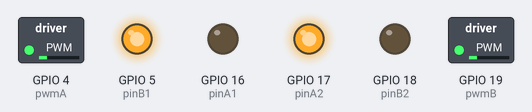
Recording of a sketch running on a simulated ESP32. Shown: switched loads named in the sketch (green lamp = pin HIGH), output pins drawn as LEDs (lit = HIGH).

Above: at 0.05 s.
At 19.95 s:
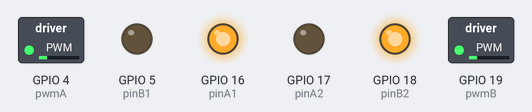
At 29.95 s:
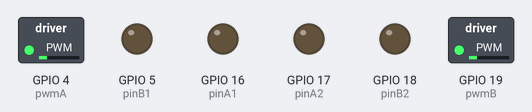
At 39.95 s:
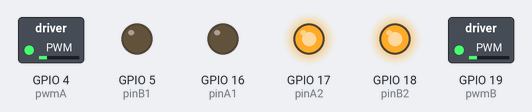
Timing chart, 0 to 57.5 s (numbered marks = the images above):
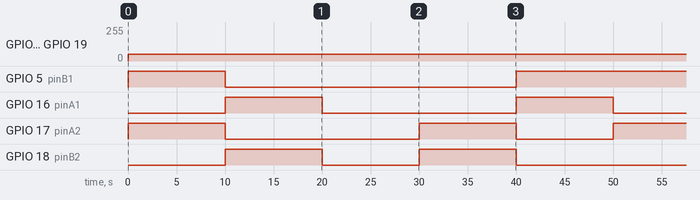

Measured:
- by itself, GPIO 4 (pwmA), GPIO 19 (pwmB): 0/255 → 50/255 at 0.00 s
- by itself, GPIO 5 (pinB1): repeats every 50.0 s: LOW 30.0 s, HIGH 20.0 s
- by itself, GPIO 16 (pinA1), GPIO 17 (pinA2): repeats every 50.0 s: LOW 20.0 s, HIGH 10.0 s, LOW 10.0 s, HIGH 10.0 s
- by itself, GPIO 18 (pinB2): repeats every 50.0 s: LOW 10.0 s, HIGH 10.0 s, LOW 20.0 s, HIGH 10.0 s

The sketch:

clase_motores.ino
```cpp
#include "variable.h"

void setup() {
  motorSetup();
}

void loop() {
  motor(50, 50);
  delay(10000);
  atras(50, 50);
  delay(10000);
  parar(50, 50);
  delay(10000);
  iz(50, 50);
  delay(10000);
  de(50, 50);
  delay(10000);
}
```

motores.ino
```cpp
void motorSetup() {
  pinMode(pinA1, OUTPUT);
  pinMode(pinA2, OUTPUT);
  pinMode(pinB1, OUTPUT);
  pinMode(pinB2, OUTPUT);
  ledcSetup(1, frecuencia, resolucion);
  ledcAttachPin(pwmA, 1);
  ledcSetup(2, frecuencia, resolucion);
  ledcAttachPin(pwmB, 2);
}
void motor(int veliz, int velde) {
  digitalWrite(pinA1, LOW);
  digitalWrite(pinA2, HIGH);
  digitalWrite(pinB1, HIGH);
  digitalWrite(pinB2, LOW);
  ledcWrite(1, veliz);
  ledcWrite(2, velde);
}
void atras(int veliz, int velde) {
  digitalWrite(pinA1, HIGH);
  digitalWrite(pinA2, LOW);
  digitalWrite(pinB1, LOW);
  digitalWrite(pinB2, HIGH);
  ledcWrite(1, veliz);
  ledcWrite(2, velde);
}
void parar(int veliz, int velde) {
  digitalWrite(pinA1, LOW);
  digitalWrite(pinA2, LOW);
  digitalWrite(pinB1, LOW);
  digitalWrite(pinB2, LOW);
  ledcWrite(1, veliz);
  ledcWrite(2, velde);
}
void de(int veliz, int velde) {
  digitalWrite(pinA1, HIGH);
  digitalWrite(pinA2, LOW);
  digitalWrite(pinB1, HIGH);
  digitalWrite(pinB2, LOW);
  ledcWrite(1, veliz);
  ledcWrite(2, velde);
}
void iz(int veliz, int velde) {
  digitalWrite(pinA1, LOW);
  digitalWrite(pinA2, HIGH);
  digitalWrite(pinB1, LOW);
  digitalWrite(pinB2, HIGH);
  ledcWrite(1, veliz);
  ledcWrite(2, velde);
}
```

variable.h
```cpp
const int frecuencia = 5000;
const int resolucion = 8;

//pines motor
#define pinA1 16 //7 16
#define pinA2 17 //8 17
#define pwmA 4 //6 4

#define pinB1 5 //9 5
#define pinB2 18 //4 18
#define pwmB 19 //5 19

//pin boton
#define boton 12
```
